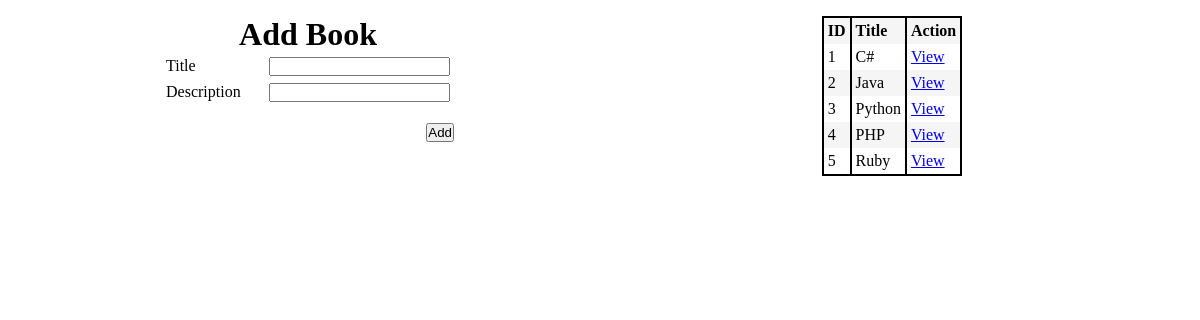
The app's page /, older data.
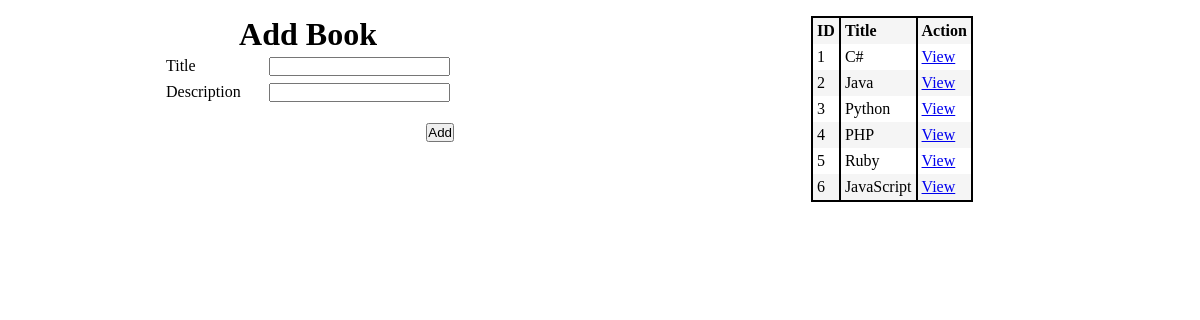
The same page, newer data.
### books_authors_app/models.py (models this page shows)
class Book(models.Model):
    title = models.CharField(max_length=255)
    desc = models.TextField()
    created_at = models.DateTimeField(auto_now_add=True)
    updated_at = models.DateTimeField(auto_now=True)

### books_authors_app/views.py (the view)
# urls.py: path('', views.index),
def index(request):
    context = {
        "authors": Author.objects.all(),
        "books": Book.objects.all()
    }
    return render(request, 'index.html', context)

### books_authors_app/templates/index.html (shortened to what this page needs)
<!DOCTYPE html>
<html lang="en">
<head>
    {% load static %}
    <link rel="stylesheet" href="{% static 'style.css' %}">
</head>
<body>
    <div class="add-book">
        <h1>Add Book</h1>
        <form action="/add_book" method="POST">
            <div>
                <label for="title">Title</label>
                <input type="text" name="title">
            </div>
            <div>
                <label for="desc">Description</label>
                <input type="text" name="desc">
            </div>
            <br>
            <input class="submit" type="submit" name="submit" value="Add">
        </form>
    </div>
    <div class="book-list">
        <table>
            <tr>
                <th>ID</th>
                <th>Title</th>
                <th>Action</th>
            </tr>
            {% for book in books %}
                <tr>
                    <td>{{ book.id }}</td>
                    <td>{{ book.title }}</td>
                    <td><a href="books/{{ book.id }}">View</a></td>
                </tr>
            {% endfor %}
        </table>
    </div>
</body>
</html>

Row changes from the older to the newer data that the page shows:
added Book: id "6", title "JavaScript"
